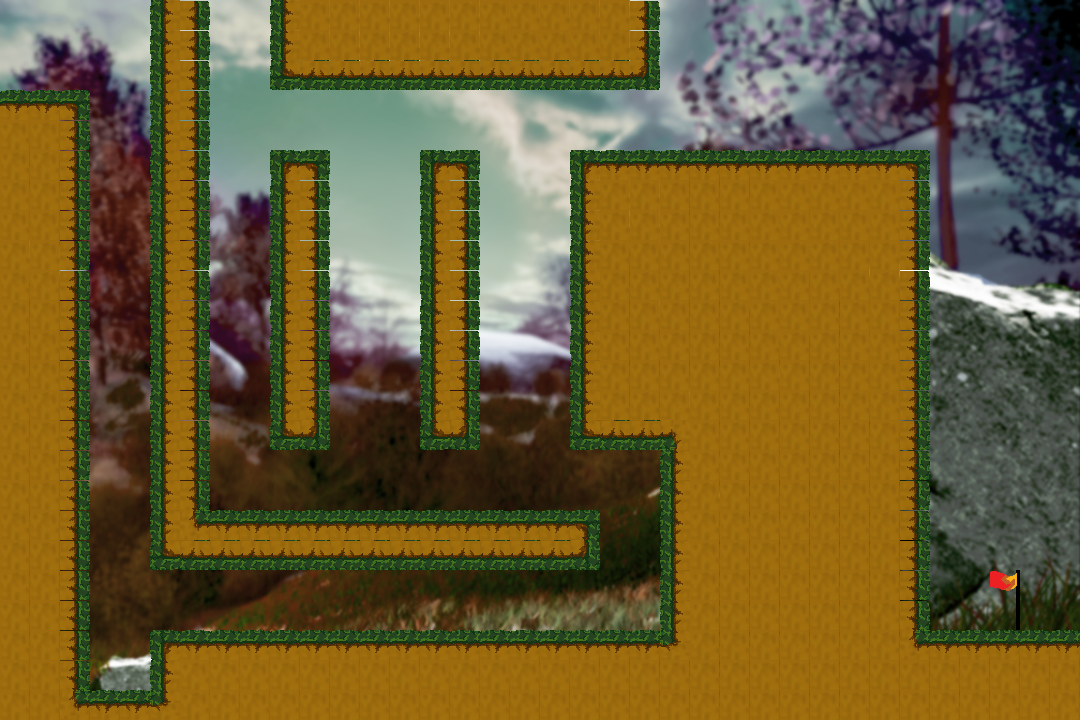

The image is a tile-based game level rendered from a .tmx file. Its description and complete source (layers, tilesets, objects, tile grids) follow:
An orthogonal 36x24 tile map with 30x30 px tiles, 2 tile layers (Background, Tile Layer 1), 3 tilesets and 19 objects.

<map version="1.5" tiledversion="1.7.2" orientation="orthogonal" renderorder="right-down" width="36" height="24" tilewidth="30" tileheight="30" infinite="0" nextlayerid="13" nextobjectid="63">
 <editorsettings>
  <export target="level3.lua" format="lua" />
 </editorsettings>
 <tileset firstgid="1" name="FLY_TILESET" tilewidth="30" tileheight="30" tilecount="16" columns="4">
  <image source="../Tilesets/FLY_TILESET.png" width="120" height="120" />
 </tileset>
 <tileset firstgid="17" name="END_FLAG" tilewidth="30" tileheight="30" tilecount="2" columns="1">
  <image source="../END_FLAG.png" width="30" height="60" />
 </tileset>
 <tileset firstgid="19" name="fly33" tilewidth="1080" tileheight="720" tilecount="1" columns="1">
  <image source="../All background/fly33.png" width="1080" height="720" />
 </tileset>
 <layer id="2" name="Background" width="36" height="24">
  <data encoding="csv">
0,0,0,0,0,0,0,0,0,0,0,0,0,0,0,0,0,0,0,0,0,0,0,0,0,0,0,0,0,0,0,0,0,0,0,0,
0,0,0,0,0,0,0,0,0,0,0,0,0,0,0,0,0,0,0,0,0,0,0,0,0,0,0,0,0,0,0,0,0,0,0,0,
0,0,0,0,0,0,0,0,0,0,0,0,0,0,0,0,0,0,0,0,0,0,0,0,0,0,0,0,0,0,0,0,0,0,0,0,
0,0,0,0,0,0,0,0,0,0,0,0,0,0,0,0,0,0,0,0,0,0,0,0,0,0,0,0,0,0,0,0,0,0,0,0,
0,0,0,0,0,0,0,0,0,0,0,0,0,0,0,0,0,0,0,0,0,0,0,0,0,0,0,0,0,0,0,0,0,0,0,0,
0,0,0,0,0,0,0,0,0,0,0,0,0,0,0,0,0,0,0,0,0,0,0,0,0,0,0,0,0,0,0,0,0,0,0,0,
0,0,0,0,0,0,0,0,0,0,0,0,0,0,0,0,0,0,0,0,0,0,0,0,0,0,0,0,0,0,0,0,0,0,0,0,
0,0,0,0,0,0,0,0,0,0,0,0,0,0,0,0,0,0,0,0,0,0,0,0,0,0,0,0,0,0,0,0,0,0,0,0,
0,0,0,0,0,0,0,0,0,0,0,0,0,0,0,0,0,10,10,10,10,0,0,0,0,0,0,0,0,0,0,0,0,0,0,0,
0,0,0,0,0,0,0,0,0,0,0,0,0,0,0,0,0,0,0,0,0,0,0,0,0,0,0,0,0,0,0,0,0,0,0,0,
0,0,0,0,0,0,0,0,0,0,0,0,0,0,0,0,0,0,0,0,0,0,0,0,0,0,0,0,0,0,0,0,0,0,0,0,
0,0,0,0,0,0,0,0,0,0,0,0,0,0,0,0,0,0,0,0,0,0,0,0,0,0,0,0,0,0,0,0,0,0,0,0,
0,0,0,0,0,0,0,0,0,0,0,0,0,0,0,0,0,0,0,0,0,0,0,0,0,0,0,0,0,0,0,0,0,0,0,0,
0,0,0,0,0,0,0,0,0,0,0,0,0,0,0,0,0,0,0,0,0,0,0,0,0,0,0,0,0,0,0,0,0,0,0,0,
0,0,0,0,0,0,0,0,0,0,0,0,0,0,0,0,0,0,0,0,0,0,0,0,0,0,0,0,0,0,0,0,0,0,0,0,
0,0,0,0,0,0,0,0,0,0,0,0,0,0,0,0,0,0,0,0,0,0,0,0,0,0,0,0,0,0,0,0,0,0,0,0,
0,0,0,0,0,0,0,0,0,0,0,0,0,0,0,0,0,0,0,0,0,0,0,0,0,0,0,0,0,0,0,0,0,0,0,0,
0,0,0,0,0,0,0,0,0,0,0,0,0,0,0,0,0,0,0,0,0,0,0,0,0,0,0,0,0,0,0,0,0,0,0,0,
0,0,0,0,0,0,0,0,0,0,0,0,0,0,0,0,0,0,0,0,0,0,0,0,0,0,0,0,0,0,0,0,0,0,0,0,
0,0,0,0,0,0,0,0,0,0,0,0,0,0,0,0,0,0,0,0,0,0,0,0,0,0,0,0,0,0,0,0,0,0,0,0,
0,0,0,0,0,1,1,1,1,0,0,0,0,0,0,0,0,0,0,0,0,0,0,0,0,0,0,0,0,0,0,0,0,0,0,0,
0,0,0,0,0,0,0,0,0,0,0,0,0,0,0,0,0,0,0,0,0,0,0,0,0,0,0,0,0,0,0,0,0,0,0,0,
0,0,0,0,0,0,0,0,0,0,0,0,0,0,0,0,0,0,0,0,0,0,0,0,0,0,0,0,0,0,0,0,0,0,0,0,
19,0,0,0,0,0,0,0,0,0,0,0,0,0,0,0,0,0,0,0,0,0,0,0,0,0,0,0,0,0,0,0,0,0,0,0
</data>
 </layer>
 <layer id="1" name="Tile Layer 1" width="36" height="24">
  <data encoding="csv">
0,0,0,0,0,5,2,0,0,5,11,11,11,11,11,11,11,11,11,11,11,2,0,0,0,0,0,0,0,0,0,0,0,0,0,0,
0,0,0,0,0,5,2,0,0,5,11,11,11,11,11,11,11,11,11,11,11,2,0,0,0,0,0,0,0,0,0,0,0,0,0,0,
0,0,0,0,0,5,2,0,0,7,6,6,6,6,6,6,6,6,6,6,6,8,0,0,0,0,0,0,0,0,0,0,0,0,0,0,
1,1,4,0,0,5,2,0,0,0,0,0,0,0,0,0,0,0,0,0,0,0,0,0,0,0,0,0,0,0,0,0,0,0,0,0,
11,11,2,0,0,5,2,0,0,0,0,0,0,0,0,0,0,0,0,0,0,0,0,0,0,0,0,0,0,0,0,0,0,0,0,0,
11,11,2,0,0,5,2,0,0,3,4,0,0,0,3,4,0,0,0,3,1,1,1,1,1,1,1,1,1,1,4,0,0,0,0,0,
11,11,2,0,0,5,2,0,0,5,2,0,0,0,5,2,0,0,0,5,11,11,11,11,11,11,11,11,11,11,2,0,0,0,0,0,
11,11,2,0,0,5,2,0,0,5,2,0,0,0,5,2,0,0,0,5,11,11,11,11,11,11,11,11,11,11,2,0,0,0,0,0,
11,11,2,0,0,5,2,0,0,5,2,0,0,0,5,2,0,0,0,5,11,11,11,11,11,11,11,11,11,11,2,0,0,0,0,0,
11,11,2,0,0,5,2,0,0,5,2,0,0,0,5,2,0,0,0,5,11,11,11,11,11,11,11,11,11,11,2,0,0,0,0,0,
11,11,2,0,0,5,2,0,0,5,2,0,0,0,5,2,0,0,0,5,11,11,11,11,11,11,11,11,11,11,2,0,0,0,0,0,
11,11,2,0,0,5,2,0,0,5,2,0,0,0,5,2,0,0,0,5,11,11,11,11,11,11,11,11,11,11,2,0,0,0,0,0,
11,11,2,0,0,5,2,0,0,5,2,0,0,0,5,2,0,0,0,5,11,11,11,11,11,11,11,11,11,11,2,0,0,0,0,0,
11,11,2,0,0,5,2,0,0,5,2,0,0,0,5,2,0,0,0,5,11,11,11,11,11,11,11,11,11,11,2,0,0,0,0,0,
11,11,2,0,0,5,2,0,0,7,8,0,0,0,7,8,0,0,0,7,6,6,10,11,11,11,11,11,11,11,2,0,0,0,0,0,
11,11,2,0,0,5,2,0,0,0,0,0,0,0,0,0,0,0,0,0,0,0,5,11,11,11,11,11,11,11,2,0,0,0,0,0,
11,11,2,0,0,5,2,0,0,0,0,0,0,0,0,0,0,0,0,0,0,0,5,11,11,11,11,11,11,11,2,0,0,0,0,0,
11,11,2,0,0,5,13,1,1,1,1,1,1,1,1,1,1,1,1,4,0,0,5,11,11,11,11,11,11,11,2,0,0,0,0,0,
11,11,2,0,0,7,6,6,6,6,6,6,6,6,6,6,6,6,6,8,0,0,5,11,11,11,11,11,11,11,2,0,0,0,0,0,
11,11,2,0,0,0,0,0,0,0,0,0,0,0,0,0,0,0,0,0,0,0,5,11,11,11,11,11,11,11,2,0,0,17,0,0,
11,11,2,0,0,0,0,0,0,0,0,0,0,0,0,0,0,0,0,0,0,0,5,11,11,11,11,11,11,11,2,0,0,18,0,0,
11,11,2,0,0,3,1,1,1,1,1,1,1,1,1,1,1,1,1,1,1,1,14,11,11,11,11,11,11,11,13,1,1,1,1,1,
11,11,2,0,0,5,11,11,11,11,11,11,11,11,11,11,11,11,11,11,11,11,11,11,11,11,11,11,11,11,11,11,11,11,11,11,
11,11,13,1,1,14,11,11,11,11,11,11,11,11,11,11,11,11,11,11,11,11,11,11,11,11,11,11,11,11,11,11,11,11,11,11
</data>
 </layer>
 <objectgroup id="3" name="bird">
  <object id="41" x="351.316" y="292.105" width="51.3158" height="53.2895" />
  <object id="42" x="499.342" y="90.7895" width="55.2632" height="51.3158" />
 </objectgroup>
 <objectgroup id="4" name="lizard" />
 <objectgroup id="5" name="frog">
  <object id="44" x="753.947" y="112.5" width="53.2895" height="53.2895" />
  <object id="45" x="94.7368" y="649.342" width="47.3684" height="55.2632" />
 </objectgroup>
 <objectgroup id="6" name="flower" />
 <objectgroup id="7" name="Platform">
  <object id="48" x="270.395" y="150" width="57.2368" height="296.053" />
  <object id="49" x="151.974" y="-3.02632" width="53.2895" height="569.474" />
  <object id="50" x="207.237" y="513.158" width="390.789" height="53.2895" />
  <object id="51" x="-1.97368" y="94.7368" width="84.8684" height="623.684" />
  <object id="52" x="88.8158" y="688.816" width="57.2368" height="49.3421" />
  <object id="53" x="150" y="631.579" width="925.658" height="84.8684" />
  <object id="54" x="570.395" y="151.974" width="355.263" height="294.079" />
  <object id="55" x="659.211" y="444.026" width="268.421" height="194.579" />
  <object id="56" x="420.395" y="151.974" width="57.2368" height="294.079" />
  <object id="57" x="274.342" y="-4.02632" width="382.895" height="90.8684" />
 </objectgroup>
 <objectgroup id="8" name="walls">
  <object id="58" x="-39.4737" y="-31.5789" width="1164.47" height="29.6053" />
  <object id="59" x="-41.4474" y="0" width="39.4737" height="720.395" />
  <object id="60" x="1081.58" y="0" width="31.5789" height="720.395" />
 </objectgroup>
 <objectgroup id="9" name="end_point">
  <object id="46" x="971.053" y="548.684" width="78.9474" height="80.9211" />
 </objectgroup>
 <objectgroup id="10" name="respawn_point">
  <object id="47" x="29.6053" y="19.7368" width="65.1316" height="71.0526" />
 </objectgroup>
 <objectgroup id="11" name="water" />
</map>
